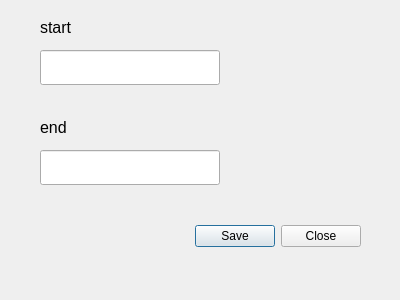
<?xml version="1.0" encoding="UTF-8"?>
<ui version="4.0">
 <class>InitDialog</class>
 <widget class="QDialog" name="InitDialog">
  <property name="geometry">
   <rect>
    <x>0</x>
    <y>0</y>
    <width>400</width>
    <height>300</height>
   </rect>
  </property>
  <property name="windowTitle">
   <string>Dialog</string>
  </property>
  <widget class="QDialogButtonBox" name="buttonBox">
   <property name="geometry">
    <rect>
     <x>20</x>
     <y>220</y>
     <width>341</width>
     <height>32</height>
    </rect>
   </property>
   <property name="orientation">
    <enum>Qt::Horizontal</enum>
   </property>
   <property name="standardButtons">
    <set>QDialogButtonBox::Close|QDialogButtonBox::Save</set>
   </property>
  </widget>
  <widget class="QLabel" name="startLabel">
   <property name="geometry">
    <rect>
     <x>40</x>
     <y>20</y>
     <width>72</width>
     <height>15</height>
    </rect>
   </property>
   <property name="font">
    <font>
     <family>Arial</family>
     <pointsize>12</pointsize>
    </font>
   </property>
   <property name="text">
    <string>start</string>
   </property>
  </widget>
  <widget class="QLabel" name="endLabel">
   <property name="geometry">
    <rect>
     <x>40</x>
     <y>120</y>
     <width>72</width>
     <height>15</height>
    </rect>
   </property>
   <property name="font">
    <font>
     <family>Arial</family>
     <pointsize>12</pointsize>
    </font>
   </property>
   <property name="text">
    <string>end</string>
   </property>
  </widget>
  <widget class="QLineEdit" name="startEdit">
   <property name="geometry">
    <rect>
     <x>40</x>
     <y>50</y>
     <width>180</width>
     <height>35</height>
    </rect>
   </property>
  </widget>
  <widget class="QLineEdit" name="endEdit">
   <property name="geometry">
    <rect>
     <x>40</x>
     <y>150</y>
     <width>180</width>
     <height>35</height>
    </rect>
   </property>
  </widget>
 </widget>
 <resources/>
 <connections>
  <connection>
   <sender>buttonBox</sender>
   <signal>accepted()</signal>
   <receiver>InitDialog</receiver>
   <slot>accept()</slot>
   <hints>
    <hint type="sourcelabel">
     <x>248</x>
     <y>254</y>
    </hint>
    <hint type="destinationlabel">
     <x>157</x>
     <y>274</y>
    </hint>
   </hints>
  </connection>
  <connection>
   <sender>buttonBox</sender>
   <signal>rejected()</signal>
   <receiver>InitDialog</receiver>
   <slot>reject()</slot>
   <hints>
    <hint type="sourcelabel">
     <x>316</x>
     <y>260</y>
    </hint>
    <hint type="destinationlabel">
     <x>286</x>
     <y>274</y>
    </hint>
   </hints>
  </connection>
 </connections>
</ui>
